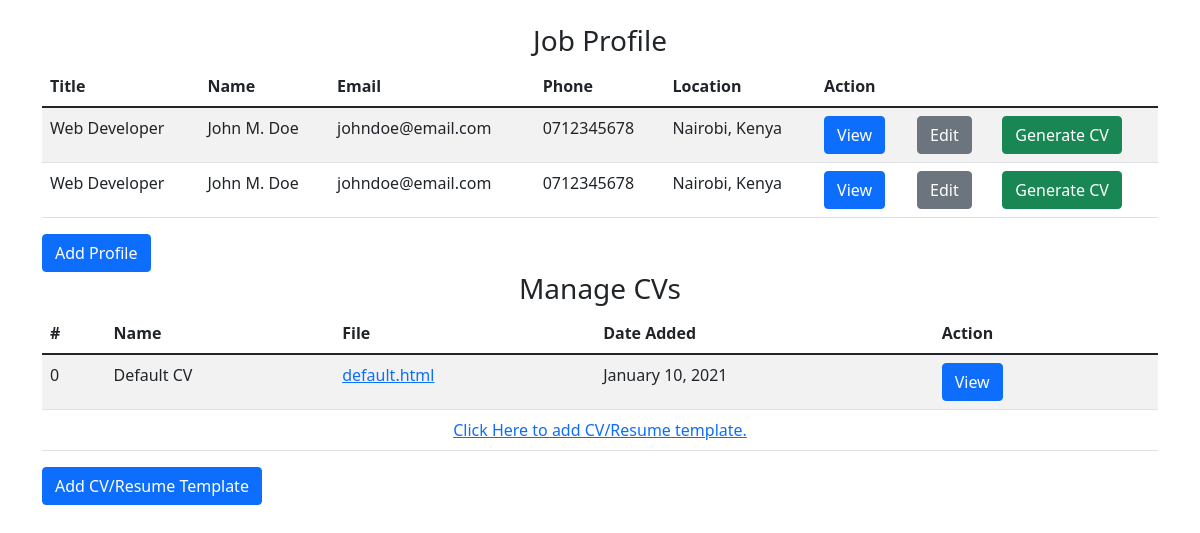
The app's page /, older data.
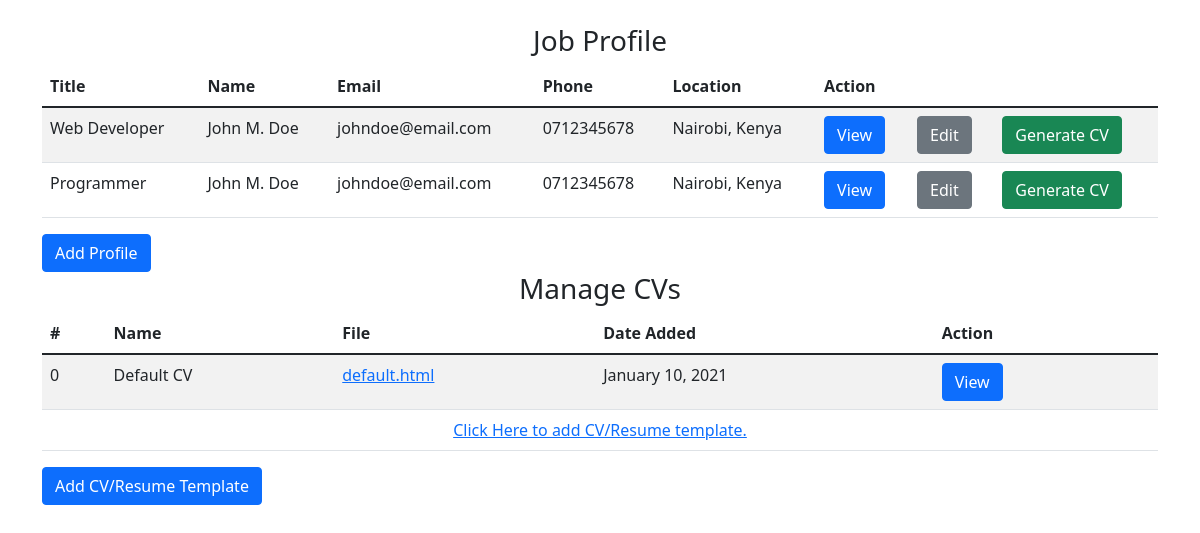
The same page, newer data.
### job_profile/models.py (models this page shows, shortened)
class JobProfile(models.Model):
	title = models.CharField('Title', max_length=150)
	first_name = models.CharField('First Name', max_length=50)
	middle_name = models.CharField('Middle Name', max_length=50)
	last_name = models.CharField('Last Name', max_length=50)
	email = models.CharField('Email', max_length=50)
	phone_number = models.CharField('Phone Number', max_length=50)
	location = models.CharField('Location', max_length=50)
	summary = models.CharField('Summary', max_length=1000, null=True)
	date_created = models.DateTimeField('Date Created', auto_now_add=True)

### resume_generator/views.py (the view)
# urls.py: path('', views.index, name='index'),
def index(request):
	profiles = JobProfile.objects.all()
	all_cv = CV.objects.all()
	return render(request, 'main/index.html', {'profiles': profiles, 'all_cv': all_cv})

### job_profile/templates/main/index.html (shortened to what this page needs)
{% extends "main/base.html" %}
{% load static %}
{% block content %}
	<div class="row text-center">
		<h3>Job Profile</h3>
	</div>
	<div class="row">
		<div class="col-12">
			<table class="table table-striped">
				<thead>
				    <tr>
				      	<th scope="col">Title</th>
				      	<th scope="col">Name</th>
				      	<th scope="col">Email</th>
				      	<th scope="col">Phone</th>
				      	<th scope="col">Location</th>
				      	<th scope="col" colspan="3">Action</th>
				    </tr>
				</thead>
				<tbody>
				{% for profile in profiles %}
				    <tr>
				      	<td>{{profile.title}}</td>
				      	<td>{{profile.first_name}} {{profile.middle_name}} {{profile.last_name}}</td>
				      	<td>{{profile.email}}</td>
				      	<td>{{profile.phone_number}}</td>
				      	<td>{{profile.location}}</td>
				      	<td><a href="{% url 'profile' profile.id %}" class="btn btn-primary">View</a></td>
				      	<td><a href="{% url 'edit-profile' profile.id %}" class="btn btn-secondary">Edit</a></td>
				      	<td><a href="{% url 'pick-cv' profile.id %}" class="btn btn-success">Generate CV</a></td>
				    </tr>
				{% empty %}
					<tr>
						<td colspan="6" class="text-center">No Profile...<a href="{% url 'add-new-profile' %}">Click Here to add.</a></td>
					</tr>
				{% endfor %}
				</tbody>
			</table>
		</div>
		<div class="col-12">
			<a href="{% url 'add-new-profile' %}" class="btn btn-primary">Add Profile</a>
		</div>
	</div>
	<div class="row text-center">
		<h3>Manage CVs</h3>
	</div>
	<div class="row">
		<div class="col-12">
			<table class="table table-striped">
				<thead>
				    <tr>
				      	<th scope="col">#</th>
				      	<th scope="col">Name</th>
				      	<th scope="col">File</th>
				      	<th scope="col">Date Added</th>
				      	<th scope="col">Action</th>
				    </tr>
				</thead>
				<tbody>
					<tr>
				      	<td>0</td>
				      	<td>Default CV</td>
				      	<td><a href="#">default.html</a></td>
				      	<td>January 10, 2021</td>
				      	<td><a href="{% url 'view-cv' 0 %}" class="btn btn-primary">View</a></td>
				      	<td></td>
				    </tr>
				{% for cv in all_cv %}
				    <tr>
				      	<td>{{forloop.counter}}</td>
				      	<td>{{cv.name}}</td>
				      	<td><a href="{{cv.file.url}}">{{cv.file}}</a></td>
				      	<td>{{cv.date_created}}</td>
				      	<td><a href="{% url 'view-cv' cv.id %}" class="btn btn-primary">View</a></td>
				      	<td><a href="{% url 'edit-cv' cv.id %}" class="btn btn-secondary">Edit</a></td>
				    </tr>
				{% empty %}
					<tr>
						<td colspan="6" class="text-center"><a href="{% url 'add-cv' %}">Click Here to add CV/Resume template.</a></td>
					</tr>
				{% endfor %}
				</tbody>
			</table>
		</div>
		<div class="col-12">
			<a href="{% url 'add-cv' %}" class="btn btn-primary">Add CV/Resume Template</a>
		</div>
	</div>
{% endblock %}

Row changes from the older to the newer data that the page shows:
changed JobProfile: title "Web Developer" → "Programmer"
